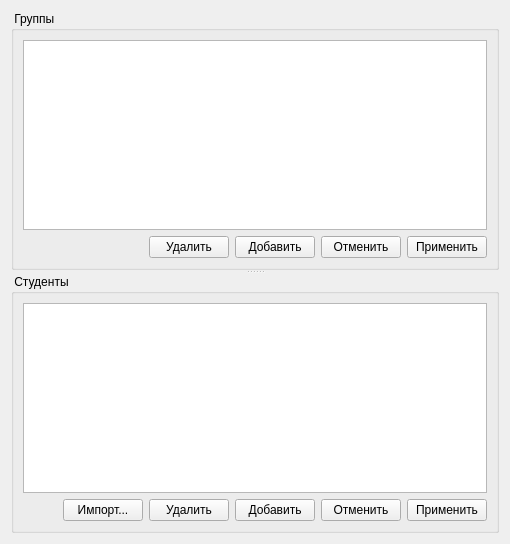
          <widget class="QWidget" name="tab_16">
           <attribute name="title">
            <string>Группы/студенты</string>
           </attribute>
           <layout class="QHBoxLayout" name="horizontalLayout">
            <item>
             <widget class="QSplitter" name="splitter">
              <property name="orientation">
               <enum>Qt::Vertical</enum>
              </property>
              <widget class="QGroupBox" name="groupBox_5">
               <property name="title">
                <string> Группы </string>
               </property>
               <layout class="QVBoxLayout" name="verticalLayout_2">
                <item>
                 <widget class="QTableView" name="groupsTableView">
                  <property name="gridStyle">
                   <enum>Qt::DashLine</enum>
                  </property>
                 </widget>
                </item>
                <item>
                 <layout class="QHBoxLayout" name="horizontalLayout_2">
                  <item>
                   <spacer name="horizontalSpacer">
                    <property name="orientation">
                     <enum>Qt::Horizontal</enum>
                    </property>
                    <property name="sizeHint" stdset="0">
                     <size>
                      <width>40</width>
                      <height>20</height>
                     </size>
                    </property>
                   </spacer>
                  </item>
                  <item>
                   <widget class="QPushButton" name="deleteGroupButton">
                    <property name="text">
                     <string>Удалить</string>
                    </property>
                   </widget>
                  </item>
                  <item>
                   <widget class="QPushButton" name="addGroupButton">
                    <property name="text">
                     <string>Добавить</string>
                    </property>
                   </widget>
                  </item>
                  <item>
                   <widget class="QPushButton" name="cancelGroupsButton">
                    <property name="text">
                     <string>Отменить</string>
                    </property>
                   </widget>
                  </item>
                  <item>
                   <widget class="QPushButton" name="applyGroupsButton">
                    <property name="text">
                     <string>Применить</string>
                    </property>
                   </widget>
                  </item>
                 </layout>
                </item>
               </layout>
              </widget>
              <widget class="QGroupBox" name="groupBox_7">
               <property name="title">
                <string> Студенты</string>
               </property>
               <layout class="QVBoxLayout" name="verticalLayout_16">
                <item>
                 <widget class="QTableView" name="studentsTableView">
                  <property name="gridStyle">
                   <enum>Qt::DashLine</enum>
                  </property>
                 </widget>
                </item>
                <item>
                 <layout class="QHBoxLayout" name="horizontalLayout_3">
                  <item>
                   <spacer name="horizontalSpacer_2">
                    <property name="orientation">
                     <enum>Qt::Horizontal</enum>
                    </property>
                    <property name="sizeHint" stdset="0">
                     <size>
                      <width>40</width>
                      <height>20</height>
                     </size>
                    </property>
                   </spacer>
                  </item>
                  <item>
                   <widget class="QPushButton" name="showStudentInfoButton">
                    <property name="text">
                     <string>Импорт...</string>
                    </property>
                   </widget>
                  </item>
                  <item>
                   <widget class="QPushButton" name="deleteStudentButton">
                    <property name="text">
                     <string>Удалить</string>
                    </property>
                   </widget>
                  </item>
                  <item>
                   <widget class="QPushButton" name="addStudentButton">
                    <property name="text">
                     <string>Добавить</string>
                    </property>
                   </widget>
                  </item>
                  <item>
                   <widget class="QPushButton" name="cancelStudentsButton">
                    <property name="text">
                     <string>Отменить</string>
                    </property>
                   </widget>
                  </item>
                  <item>
                   <widget class="QPushButton" name="applyStudentsButton">
                    <property name="text">
                     <string>Применить</string>
                    </property>
                   </widget>
                  </item>
                 </layout>
                </item>
               </layout>
              </widget>
             </widget>
            </item>
           </layout>
          </widget>
